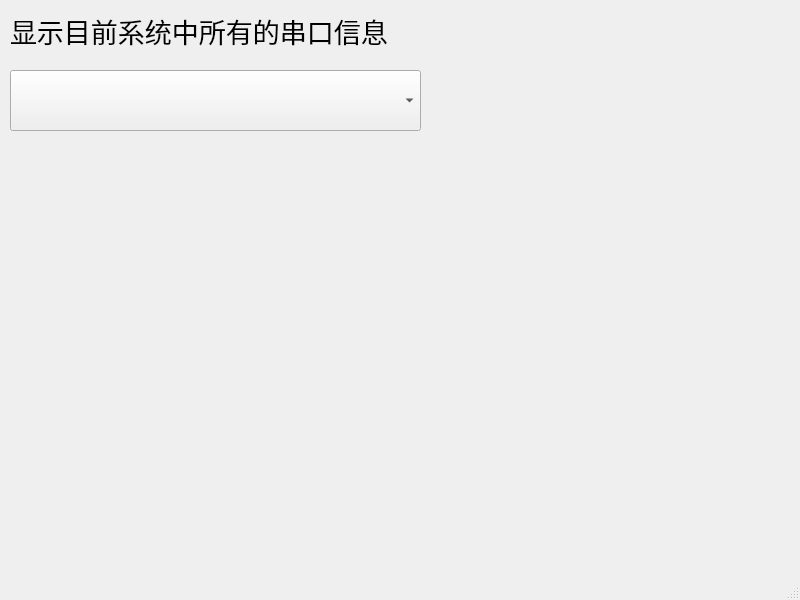
<?xml version="1.0" encoding="UTF-8"?>
<ui version="4.0">
 <class>MainWindow</class>
 <widget class="QMainWindow" name="MainWindow">
  <property name="geometry">
   <rect>
    <x>0</x>
    <y>0</y>
    <width>800</width>
    <height>600</height>
   </rect>
  </property>
  <property name="windowTitle">
   <string>MainWindow</string>
  </property>
  <widget class="QWidget" name="centralwidget">
   <widget class="QLabel" name="label">
    <property name="geometry">
     <rect>
      <x>10</x>
      <y>10</y>
      <width>411</width>
      <height>41</height>
     </rect>
    </property>
    <property name="font">
     <font>
      <family>楷体</family>
      <pointsize>20</pointsize>
     </font>
    </property>
    <property name="text">
     <string>显示目前系统中所有的串口信息</string>
    </property>
   </widget>
   <widget class="QComboBox" name="comboBox">
    <property name="geometry">
     <rect>
      <x>10</x>
      <y>70</y>
      <width>411</width>
      <height>61</height>
     </rect>
    </property>
    <property name="font">
     <font>
      <family>楷体</family>
      <pointsize>20</pointsize>
     </font>
    </property>
   </widget>
  </widget>
  <widget class="QMenuBar" name="menubar">
   <property name="geometry">
    <rect>
     <x>0</x>
     <y>0</y>
     <width>800</width>
     <height>23</height>
    </rect>
   </property>
  </widget>
  <widget class="QStatusBar" name="statusbar"/>
 </widget>
 <resources/>
 <connections/>
</ui>
